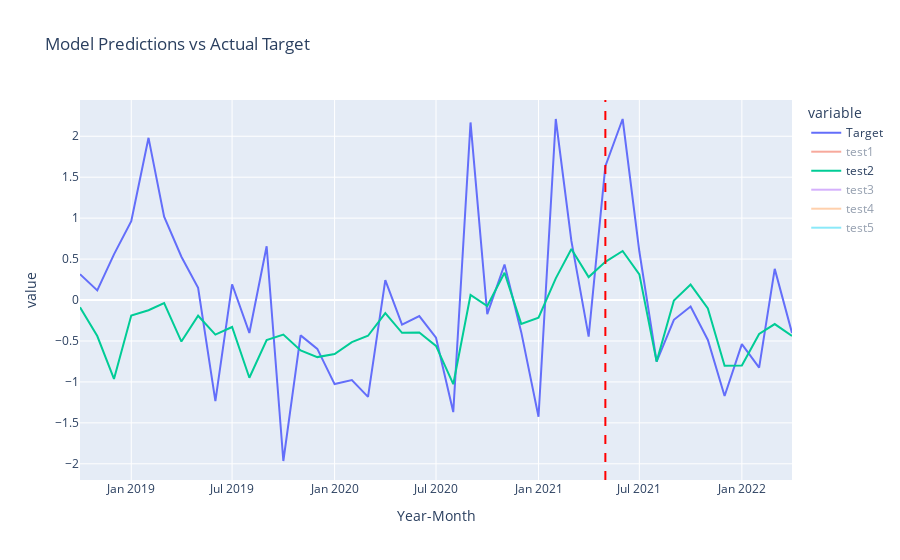

Notebook cell for this chart:
### Code cell
# Plot to compare models
fig = px.line(plot_df, x=plot_df.index, y=['Target', 'test1', 'test2', 'test3', 'test4', 'test5'], 
              title='Model Predictions vs Actual Target')

# Forecast beginning
forecast_start_date_index = len(plot_df) - 12  # as defined above

# Vertical line marking the beginning of the forecast period
fig.add_shape(
    type='line',
    x0=plot_df.index[forecast_start_date_index], y0=0, x1=plot_df.index[forecast_start_date_index], y1=1,
    line=dict(color='red', width=2, dash='dash'),
    xref='x',
    yref='paper'  
)

fig.show()

### Figure 1 — Plotly figure (JSON) as saved in the notebook; plotly's stock layout.template omitted (floating-point values rounded to 4 significant figures)
{"data": [{"hovertemplate": "variable=Target<br>Year-Month=%{x}<br>value=%{y}<extra></extra>", "legendgroup": "Target", "line": {"color": "#636efa", "dash": "solid"}, "marker": {"symbol": "circle"}, "mode": "lines", "name": "Target", "orientation": "v", "showlegend": true, "type": "scatter", "x": ["2018-10", "2018-11", "2018-12", "2019-01", "2019-02", "2019-03", "2019-04", "2019-05", "2019-06", "2019-07", "2019-08", "2019-09", "2019-10", "2019-11", "2019-12", "2020-01", "2020-02", "2020-03", "2020-04", "2020-05", "2020-06", "2020-07", "2020-08", "2020-09", "2020-10", "2020-11", "2020-12", "2021-01", "2021-02", "2021-03", "2021-04", "2021-05", "2021-06", "2021-07", "2021-08", "2021-09", "2021-10", "2021-11", "2021-12", "2022-01", "2022-02", "2022-03", "2022-04"], "xaxis": "x", "y": [0.3157, 0.1177, 0.558, 0.9631, 1.981, 1.019, 0.529, 0.1503, -1.235, 0.1922, -0.4019, 0.6573, -1.966, -0.4315, -0.5967, -1.026, -0.9765, -1.183, 0.2422, -0.3006, -0.1962, -0.4594, -1.368, 2.168, -0.1724, 0.4341, -0.3923, -1.426, 2.211, 0.7218, -0.4469, 1.634, 2.211, 0.5923, -0.7507, -0.2415, -0.07962, -0.4878, -1.172, -0.5393, -0.8264, 0.3805, -0.4012], "yaxis": "y"}, {"hovertemplate": "variable=test1<br>Year-Month=%{x}<br>value=%{y}<extra></extra>", "legendgroup": "test1", "line": {"color": "#EF553B", "dash": "solid"}, "marker": {"symbol": "circle"}, "mode": "lines", "name": "test1", "orientation": "v", "showlegend": true, "type": "scatter", "visible": "legendonly", "x": ["2018-10", "2018-11", "2018-12", "2019-01", "2019-02", "2019-03", "2019-04", "2019-05", "2019-06", "2019-07", "2019-08", "2019-09", "2019-10", "2019-11", "2019-12", "2020-01", "2020-02", "2020-03", "2020-04", "2020-05", "2020-06", "2020-07", "2020-08", "2020-09", "2020-10", "2020-11", "2020-12", "2021-01", "2021-02", "2021-03", "2021-04", "2021-05", "2021-06", "2021-07", "2021-08", "2021-09", "2021-10", "2021-11", "2021-12", "2022-01", "2022-02", "2022-03", "2022-04"], "xaxis": "x", "y": [-0.1333, -0.5019, -0.9896, -0.2979, -0.2516, -0.1992, -0.6071, -0.3347, -0.5323, -0.3709, -0.9296, -0.4827, -0.3952, -0.614, -0.6966, -0.6574, -0.5756, -0.4267, -0.2691, -0.4007, -0.4233, -0.5598, -1.101, 0.06606, -0.07244, 0.3312, -0.2918, -0.132, 0.2728, 0.6218, 0.2742, 0.452, 0.5584, 0.2997, -0.8528, -0.01735, 0.1756, -0.1167, -0.8198, -0.8143, -0.4236, -0.2973, -0.4235], "yaxis": "y"}, {"hovertemplate": "variable=test2<br>Year-Month=%{x}<br>value=%{y}<extra></extra>", "legendgroup": "test2", "line": {"color": "#00cc96", "dash": "solid"}, "marker": {"symbol": "circle"}, "mode": "lines", "name": "test2", "orientation": "v", "showlegend": true, "type": "scatter", "visible": true, "x": ["2018-10", "2018-11", "2018-12", "2019-01", "2019-02", "2019-03", "2019-04", "2019-05", "2019-06", "2019-07", "2019-08", "2019-09", "2019-10", "2019-11", "2019-12", "2020-01", "2020-02", "2020-03", "2020-04", "2020-05", "2020-06", "2020-07", "2020-08", "2020-09", "2020-10", "2020-11", "2020-12", "2021-01", "2021-02", "2021-03", "2021-04", "2021-05", "2021-06", "2021-07", "2021-08", "2021-09", "2021-10", "2021-11", "2021-12", "2022-01", "2022-02", "2022-03", "2022-04"], "xaxis": "x", "y": [-0.08791, -0.4399, -0.9635, -0.1888, -0.125, -0.03744, -0.507, -0.1918, -0.4224, -0.3293, -0.949, -0.4878, -0.4214, -0.6153, -0.6969, -0.6594, -0.5134, -0.4362, -0.1601, -0.4007, -0.3953, -0.5595, -1.028, 0.06118, -0.0725, 0.3337, -0.2919, -0.2145, 0.2646, 0.6222, 0.2801, 0.466, 0.5989, 0.3138, -0.7521, -0.006481, 0.188, -0.102, -0.8037, -0.8004, -0.4144, -0.2936, -0.4391], "yaxis": "y"}, {"hovertemplate": "variable=test3<br>Year-Month=%{x}<br>value=%{y}<extra></extra>", "legendgroup": "test3", "line": {"color": "#ab63fa", "dash": "solid"}, "marker": {"symbol": "circle"}, "mode": "lines", "name": "test3", "orientation": "v", "showlegend": true, "type": "scatter", "visible": "legendonly", "x": ["2018-10", "2018-11", "2018-12", "2019-01", "2019-02", "2019-03", "2019-04", "2019-05", "2019-06", "2019-07", "2019-08", "2019-09", "2019-10", "2019-11", "2019-12", "2020-01", "2020-02", "2020-03", "2020-04", "2020-05", "2020-06", "2020-07", "2020-08", "2020-09", "2020-10", "2020-11", "2020-12", "2021-01", "2021-02", "2021-03", "2021-04", "2021-05", "2021-06", "2021-07", "2021-08", "2021-09", "2021-10", "2021-11", "2021-12", "2022-01", "2022-02", "2022-03", "2022-04"], "xaxis": "x", "y": [-0.1789, -0.4812, -0.8836, -0.2742, -0.2593, -0.2014, -0.5434, -0.3214, -0.4764, -0.4118, -0.8145, -0.4989, -0.4447, -0.5555, -0.5418, -0.6102, -0.5098, -0.3693, -0.1238, -0.4005, -0.4242, -0.5598, -0.9851, 0.06796, -0.07237, 0.334, -0.2919, -0.2316, 0.2588, 0.6218, 0.2695, 0.4604, 0.6114, 0.3194, -0.7601, -0.04002, 0.1486, -0.1418, -0.7597, -0.7423, -0.4545, -0.3394, -0.4392], "yaxis": "y"}, {"hovertemplate": "variable=test4<br>Year-Month=%{x}<br>value=%{y}<extra></extra>", "legendgroup": "test4", "line": {"color": "#FFA15A", "dash": "solid"}, "marker": {"symbol": "circle"}, "mode": "lines", "name": "test4", "orientation": "v", "showlegend": true, "type": "scatter", "visible": "legendonly", "x": ["2018-10", "2018-11", "2018-12", "2019-01", "2019-02", "2019-03", "2019-04", "2019-05", "2019-06", "2019-07", "2019-08", "2019-09", "2019-10", "2019-11", "2019-12", "2020-01", "2020-02", "2020-03", "2020-04", "2020-05", "2020-06", "2020-07", "2020-08", "2020-09", "2020-10", "2020-11", "2020-12", "2021-01", "2021-02", "2021-03", "2021-04", "2021-05", "2021-06", "2021-07", "2021-08", "2021-09", "2021-10", "2021-11", "2021-12", "2022-01", "2022-02", "2022-03", "2022-04"], "xaxis": "x", "y": [-0.1226, -0.5665, -0.9989, -0.4085, -0.3711, -0.3177, -0.7135, -0.5116, -0.711, -0.566, -0.9083, -0.714, -0.6436, -0.7451, -0.6967, -0.794, -0.7066, -0.3862, -0.0404, -0.4006, -0.2958, -0.5594, -0.9595, 0.08234, -0.07257, 0.2433, -0.2925, -0.05832, 0.4267, 0.6218, 0.1779, 0.4222, 0.5836, 0.2429, -0.6478, -0.01913, 0.1253, -0.1952, -0.8808, -0.9454, -0.6272, -0.409, -0.6505], "yaxis": "y"}, {"hovertemplate": "variable=test5<br>Year-Month=%{x}<br>value=%{y}<extra></extra>", "legendgroup": "test5", "line": {"color": "#19d3f3", "dash": "solid"}, "marker": {"symbol": "circle"}, "mode": "lines", "name": "test5", "orientation": "v", "showlegend": true, "type": "scatter", "visible": "legendonly", "x": ["2018-10", "2018-11", "2018-12", "2019-01", "2019-02", "2019-03", "2019-04", "2019-05", "2019-06", "2019-07", "2019-08", "2019-09", "2019-10", "2019-11", "2019-12", "2020-01", "2020-02", "2020-03", "2020-04", "2020-05", "2020-06", "2020-07", "2020-08", "2020-09", "2020-10", "2020-11", "2020-12", "2021-01", "2021-02", "2021-03", "2021-04", "2021-05", "2021-06", "2021-07", "2021-08", "2021-09", "2021-10", "2021-11", "2021-12", "2022-01", "2022-02", "2022-03", "2022-04"], "xaxis": "x", "y": [-0.1588, -0.5325, -0.9948, -0.3594, -0.342, -0.2328, -0.6736, -0.3957, -0.6249, -0.5082, -0.9558, -0.6732, -0.6161, -0.7017, -0.6972, -0.7661, -0.642, -0.5045, -0.03676, -0.5375, -0.296, -0.5161, -0.9751, 0.06848, -0.07253, 0.3256, -0.2921, -0.1402, 0.4468, 0.6221, 0.1669, 0.4455, 0.6339, 0.1877, -0.6122, -0.03652, 0.1579, -0.1204, -0.8345, -0.9096, -0.5572, -0.384, -0.6214], "yaxis": "y"}], "layout": {"autosize": true, "legend": {"title": {"text": "variable"}, "tracegroupgap": 0}, "shapes": [{"line": {"color": "red", "dash": "dash", "width": 2}, "type": "line", "x0": "2021-05", "x1": "2021-05", "xref": "x", "y0": 0, "y1": 1, "yref": "paper"}], "title": {"text": "Model Predictions vs Actual Target"}, "xaxis": {"anchor": "y", "autorange": true, "domain": [0, 1], "range": ["2018-10-01", "2022-04-01"], "title": {"text": "Year-Month"}, "type": "date"}, "yaxis": {"anchor": "x", "autorange": true, "domain": [0, 1], "range": [-2.198, 2.443], "title": {"text": "value"}, "type": "linear"}}}
